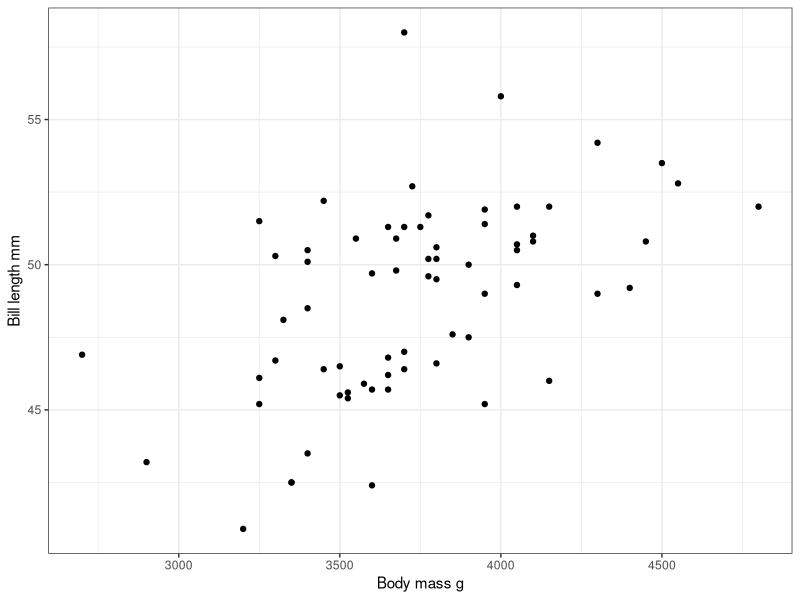
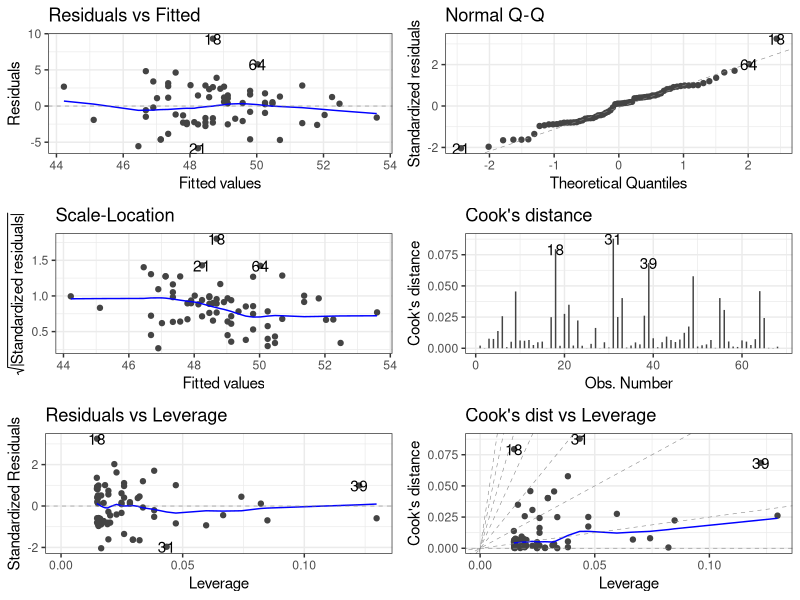
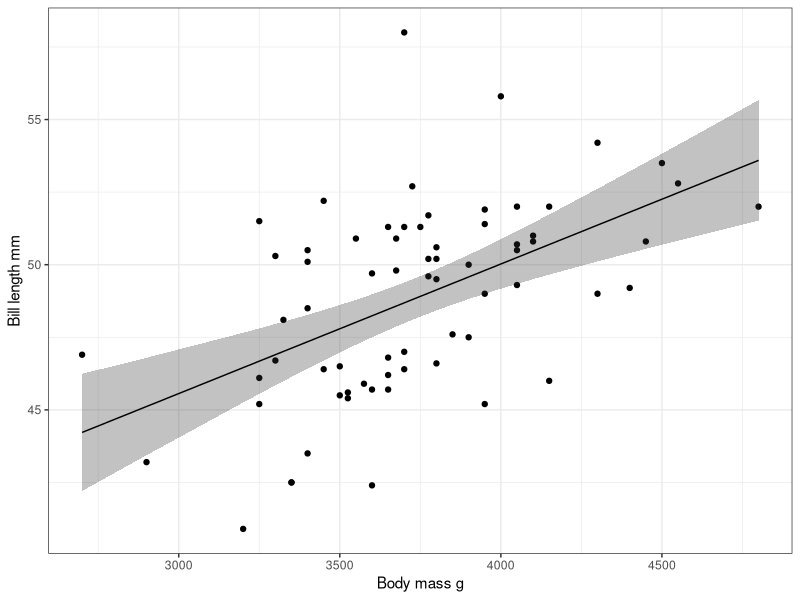
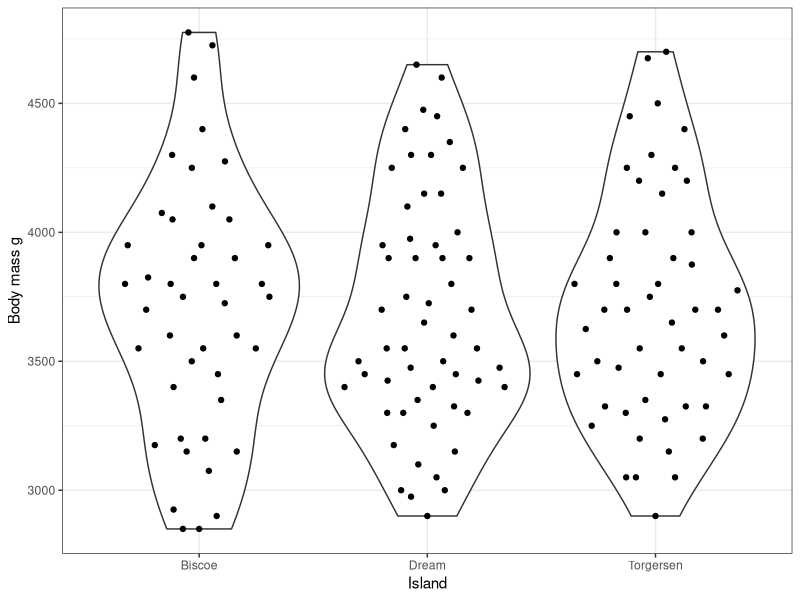
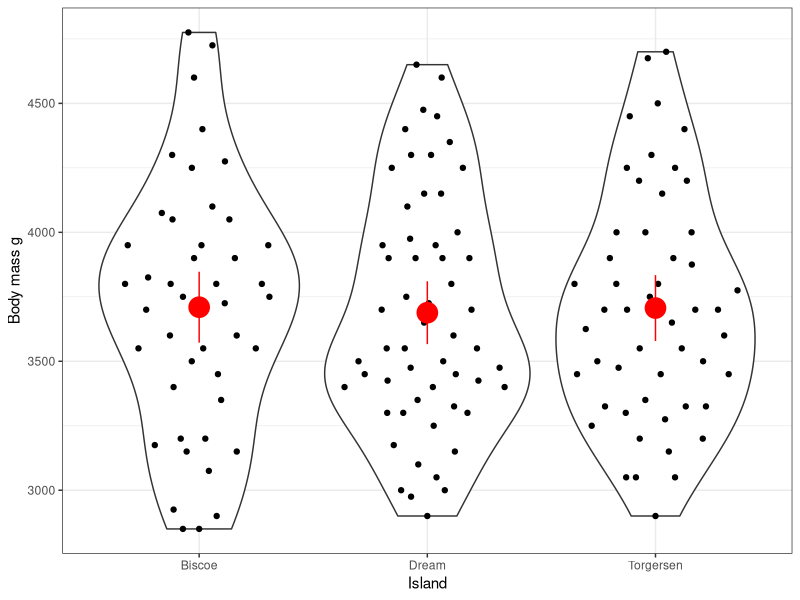
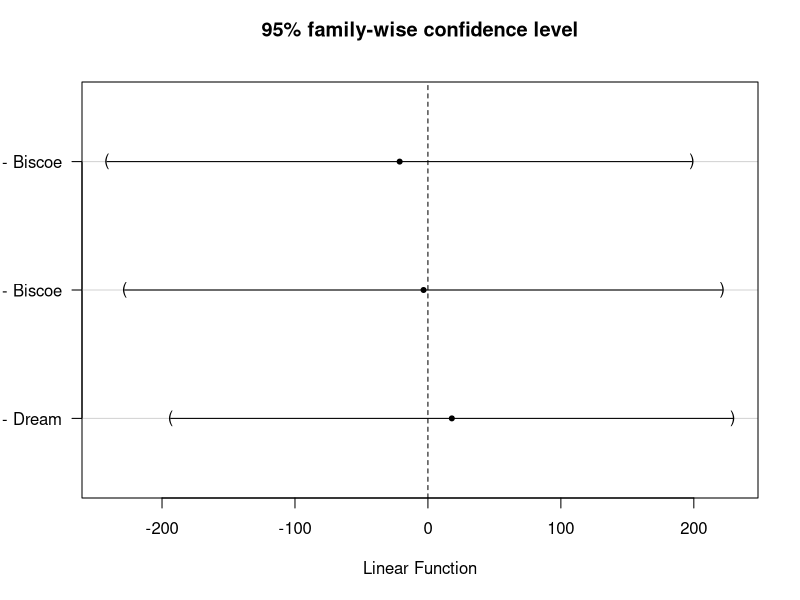

These figures' R source, in order:
## ---- chunk 1
knitr::opts_chunk$set(echo = TRUE)
library(tidyverse)
library(broom)
library(ggfortify)
data(penguins, package = "palmerpenguins")
theme_set(theme_bw())
## ---- chunk 2
gentoo <- penguins |> 
  filter(species == "Gentoo")

cor(gentoo$bill_length_mm, gentoo$bill_depth_mm, use = "complete.obs")

#OR
penguins |> 
  filter(species == "Gentoo") |> 
  drop_na(bill_length_mm, bill_depth_mm) |> 
  summarise(corr = cor(bill_length_mm, bill_depth_mm))
## ---- chunk 3
ct <- cor.test(gentoo$bill_length_mm, gentoo$bill_depth_mm, use = "complete.obs")
ct
# extracting components with broom
glance(ct) |> select(starts_with("conf"))

# or without
ct$p.value < 0.05
## ---- chunk 4
corr <- cor(gentoo$bill_length_mm, gentoo$bill_depth_mm, use = "complete.obs")
corr^2
corr^2 * 100 # %

## ---- chunk 5
chinstrap <- penguins |> 
  filter(species == "Chinstrap")

ggplot(chinstrap, aes(x = body_mass_g, y = bill_length_mm)) +
  geom_point() +
  labs(x = "Body mass g", y = "Bill length mm")
## ---- chunk 6
mod <- lm(bill_length_mm ~ body_mass_g, data = chinstrap)
mod
## ---- chunk 7
av <- car::Anova(mod)
av
av$`Pr(>F)`[1] < 0.05
## ---- chunk 8
autoplot(mod, which = 1:6) # looks good
## ---- chunk 9
nd <- tibble(body_mass_g = c(3000, 5000))
augment(mod, newdata = nd, se_fit = TRUE, interval = "confidence")

## ---- chunk 10
augment(mod, interval = "confidence") |> 
  ggplot(aes(x = body_mass_g, y = bill_length_mm)) +
  geom_point() +
  geom_ribbon(aes(ymin = .lower, ymax = .upper), alpha = 0.3) +
  geom_line(aes(y = .fitted)) +
  
  labs(x = "Body mass g", y = "Bill length mm")
## ---- chunk 11
library(ggbeeswarm)
adelie <- penguins |> filter(species == "Adelie")


island_mass_plot <- ggplot(adelie, aes(x = island, y = body_mass_g)) +
  geom_violin() +
  geom_quasirandom() + # like geom_sina but more evenly spaced
  labs(x = "Island", y = "Body mass g")
island_mass_plot
## ---- chunk 12
mod2 <- lm(body_mass_g ~ island, data = adelie)
## ---- chunk 13
coef(mod2) 
coef(mod2)[1] # mean mass on Bisco Island
coef(mod2)[2] # difference in mass between Bisco and Dream
coef(mod2)[3] # difference in mass between Bisco and Torgersen 

## ---- chunk 14
av2 <- car::Anova(mod2)
av2
av2$`Pr(>F)`[1] < 0.05
## ---- chunk 15
nd <- distinct(adelie, island)
pred_mass <- augment(mod2, newdata = nd, interval = "confidence")

island_mass_plot +
  geom_pointrange(aes(y = .fitted, ymin = .lower, ymax = .upper), data = pred_mass, colour = "red", size = 1.5)
  
## ---- chunk 16

mc <- multcomp::glht(model = mod2, linfct = multcomp::mcp(island = "Tukey"))
mc

plot(mc)
